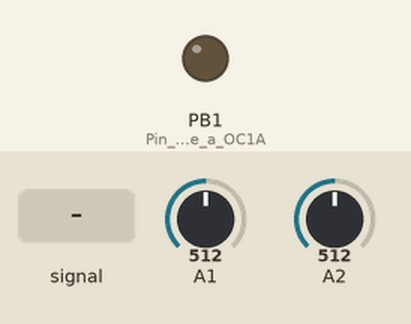
Bench run of a sketch on a simulated ATtiny85, built with avr-gcc and run on an emulated ATtiny85. Parts: output pins drawn as LEDs (lit = HIGH). The inputs (shaded band) are chosen by the test bench; at power-on: A1 = 512, A2 = 512.

Above: at 0.04 s.
At 1.2 s:
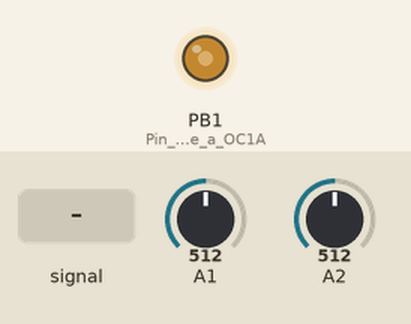
1.3 s: A1 fed a 200 Hz sine of ±81 counts around its level
Timing chart, 0 to 1.6 s (numbered marks = the images above; inputs shaded):
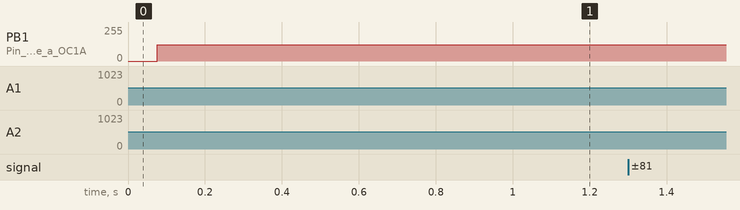

The sketch:

MiniDrone_v2.ino
```cpp
#include <Arduino.h>
#line 1 "/Users/xcorex/Documents/Arduino/MiniDrone/MiniDrone.ino"
#line 1 "/Users/xcorex/Documents/Arduino/MiniDrone/MiniDrone.ino"
///////////////////////////////////////////////////
//                  __ __                        //
//  .---.-.--.--.--|  |__|.-----.                //
//  |  _  |  |  |  _  |  ||  _  |                //
//  |___._|_____|_____|__||_____|                //
//   __                __     __         __      //
//  |  |--.---.-.----.|  |--.|  |.---.-.|  |--.  //
//  |     |  _  |  __||    < |  ||  _  ||  _  |  //
//  |__|__|___._|____||__|__||__||___._||_____|  //
//                                               //
///////////////////////////////////////////////////
//  MiniDrone                                    //
//  Minimal Drone Machine                        //
//  Pangrus 2017                                 //
//  Sound generation based on "Tiny Synth v4"    //
//  by David Johnson-Davies                      //
//  http://www.technoblogy.com                   //
//  CC Attribution 4.0 International license:    //
//  http://creativecommons.org/licenses/by/4.0/  //
///////////////////////////////////////////////////

#include <avr/power.h>

int frequenza1;
int frequenza2;
int Acc[]   = {0, 0, 0, 0};
int Freqs[] = {0, 0, 0, 0};

// Genera quattro onde triangolari a diverse frequenze
#line 41 "/Users/xcorex/Documents/Arduino/MiniDrone/MiniDrone.ino"
void setup();
#line 60 "/Users/xcorex/Documents/Arduino/MiniDrone/MiniDrone.ino"
void loop();
#line 30 "/Users/xcorex/Documents/Arduino/MiniDrone/MiniDrone.ino"

ISR(TIMER0_COMPA_vect) {
  signed char Mask, Temp, Sum=0;
  for (int c=0; c<4; c++) {
    Acc[c] = Acc[c] + Freqs[c];
    Temp = Acc[c] >> 8;
    Mask = Temp >> 15;
    Sum = Sum + ((char)(Temp ^ Mask) >> 1);
  }
  OCR1A = Sum;
}

void setup() {
  clock_prescale_set(clock_div_2); //NO PROCESSOR PRESCALE

  //START PLL ENABLE
  PLLCSR |= (1 << PLLE);               // Enable PLL (64 MHz)
  _delay_us(100);                      // Wait for a steady state
  while (!(PLLCSR & (1 << PLOCK)));    // Ensure PLL lock: do nothing while the bit PLOCK in register PLLCSR is false
  PLLCSR |= (1 << PCKE);               // Enable PLL as clock source for timer 1
  //END PLL ENABLE

  pinMode(1, OUTPUT);                                // Pin 6 corrisponde a OC1A,PB1
  TCCR0A = 0;                                        // Reset del TCCR0A registro di controllo dei timer
  TCCR0B = 0;                                        // Reset del TCCR0B registro di controllo dei timer
  TIMSK = 1<<OCIE0A;                                 // Setto OCIEOA per abilitare l'interrupt del timer 0
  TCCR0A = 1<<WGM00 | 1<<WGM01;                      // Fast PWM
  TCCR0B = 1<<WGM02 | 1<<CS02| 0<<CS01 | 0<<CS00;    // Fast PWM | Setto CS02 per avere fClock/256 = 8000KHz / 256 = 31.250 KHz
  TCCR1  = 1<<PWM1A | 2<<COM1A0 | 1<<CS10;           // Set up Watchdog timer for 8 Hz interrupt for ticks timer.
}

void loop() {
 frequenza1 = analogRead (A2) + 100;
 frequenza2 = analogRead (A1) + 100;


// Rapporti tra frequenze
// 1/1 Unisono
// 5/4 Terza
// 4/3 Quarta
// 3/2 Quinta
// 2/1 Ottava

 Freqs[0] = frequenza1;
 Freqs[1] = frequenza2;
 Freqs[2] = frequenza1*5/4;
 Freqs[3] = frequenza2*3/2;
 }
```
